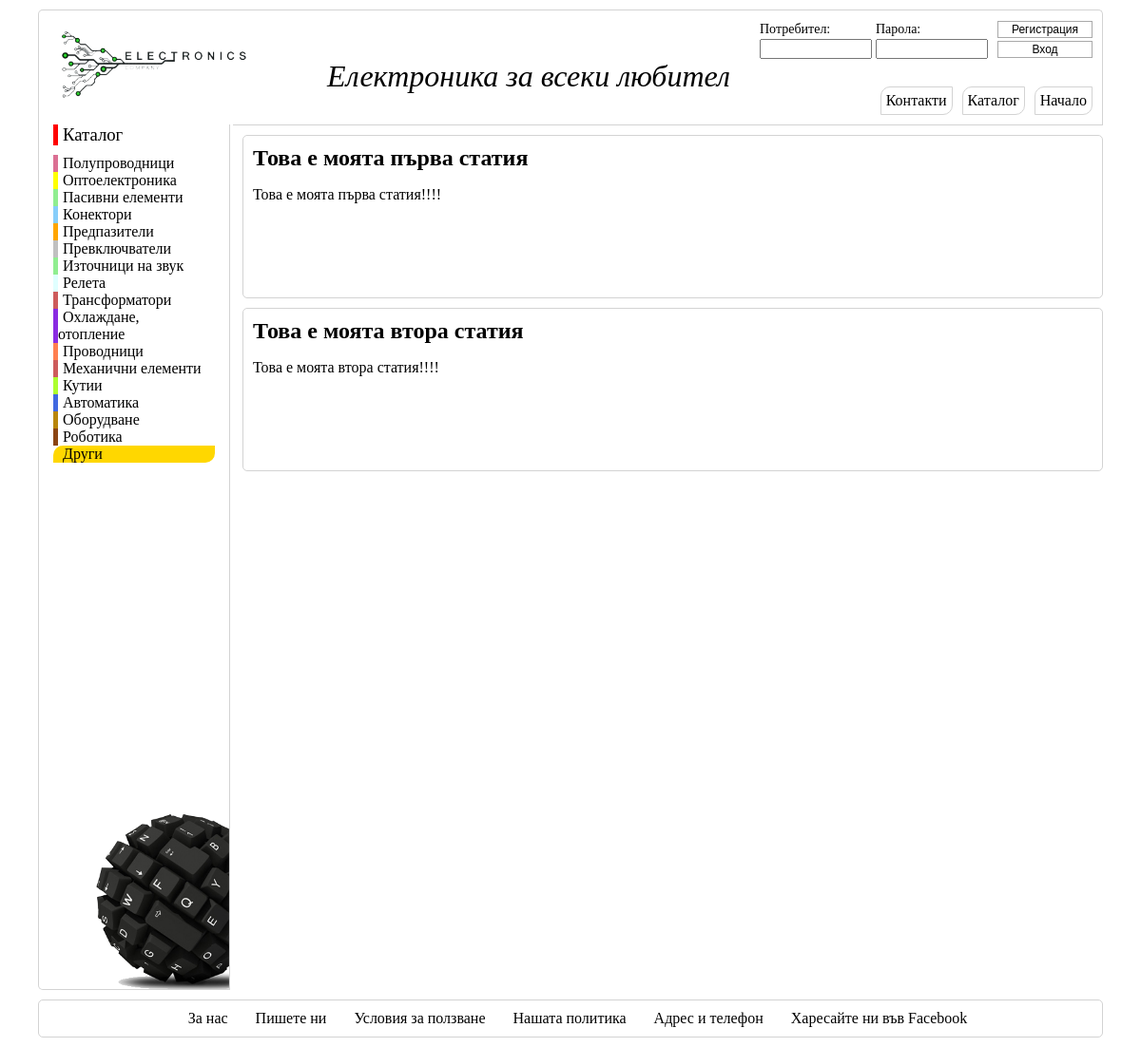
Before: /index/categories/drugi.php with the older database file.
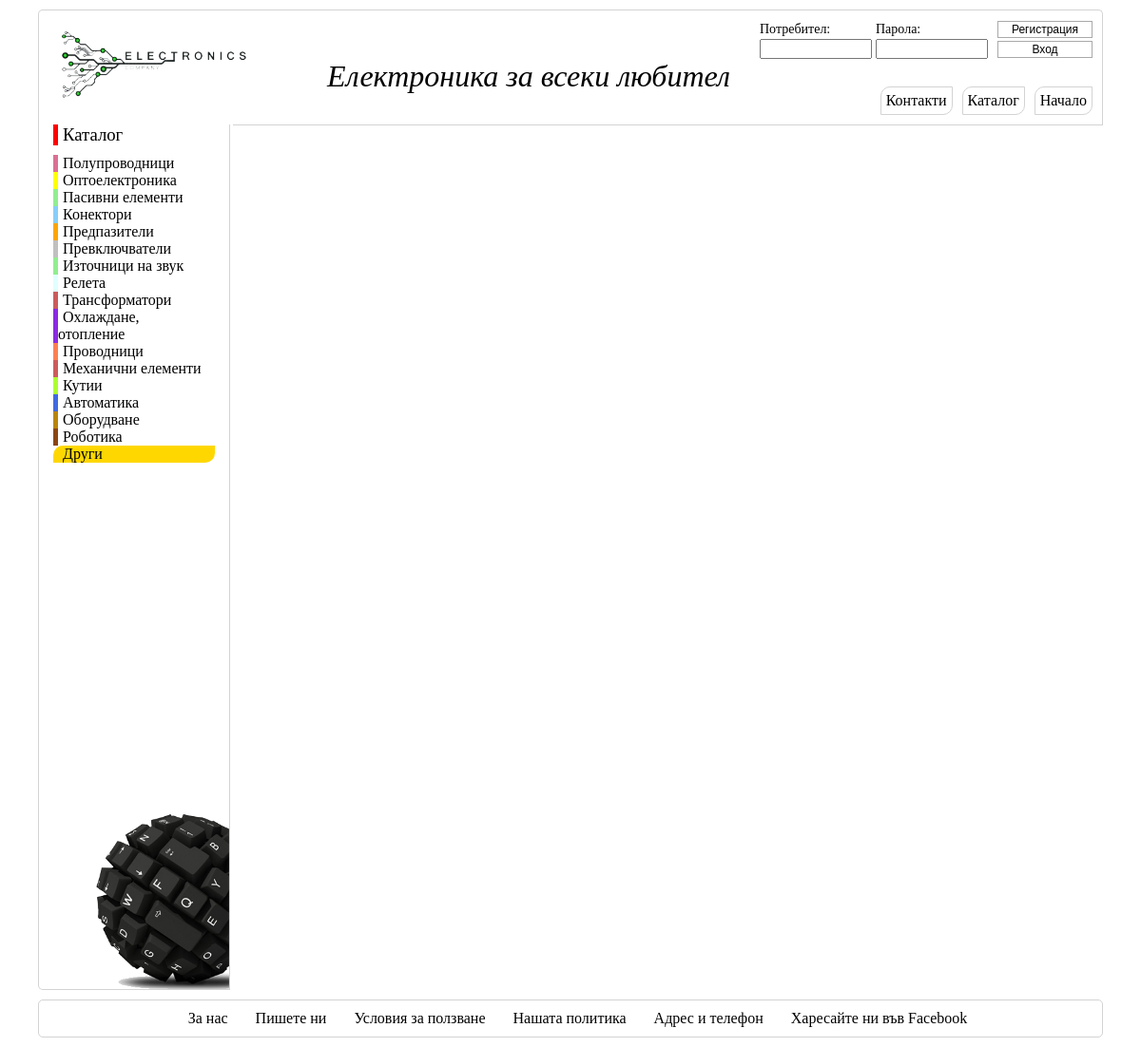
After: the same page with the newer database file.
### tables this page shows
CREATE TABLE IF NOT EXISTS `new_article` (
`id` int(11) NOT NULL,
  `title` varchar(80) NOT NULL,
  `text` text NOT NULL,
  `category` varchar(30) NOT NULL,
  `name` varchar(90) NOT NULL,
  `image` blob NOT NULL
);

### index/categories/drugi.php (the view, shortened to what this page needs)
<!DOCTYPE html>
<html>
<head lang="en">
    <link rel="stylesheet" href="../index.css"/>
</head>
<body>
<div id="container">
    <header>
        <?php
        echo "<form id='login' action='login.php' method='post' accept-charset='UTF-8'>
            <div id='userPass'>
                    <div >
                        <label for='username'>Потребител:</label>
                        <div>
                            <input type='text' name='username' id='username' maxlength='50'/>
                        </div>
                    </div>
                    <div>
                        <label for='password'>Парола:</label>
                        <div>
                            <input type='password' name='password' id='password' maxlength='50'/>
                        </div>
                     </div>
            </div>
            <div id='submit'>
                <div>
                    <input type='submit' name='register' value='Регистрация'/>
                </div>
                <div>
                <input type='submit' name='submit' value='Вход'/>
                </div>
            </div>
        </form>";
        ?>
        <div id="logo"><a href="../index.php"><img src="../img/logo.png" alt="logo" width="200px"></a></div>
        <h1>Електроника за всеки любител</h1>
        <nav id="main-nav">
            <a href="../index.php">Начало</a>
            <a href="#">Каталог</a>
            <a href="#">Контакти</a>
        </nav>
    </header>
    <aside id="left-side">
        <nav>
            <h3>Каталог</h3>
            <ul>
                <li id="category1"><a href="poluprovodnitsi.php">Полупроводници</a></li>
                <li id="category2"><a href="#">Оптоелектроника</a></li>
                <li id="category3"><a href="#">Пасивни елементи</a></li>
                <li id="category4"><a href="#">Конектори</a></li>
                <li id="category5"><a href="#">Предпазители</a></li>
                <li id="category6"><a href="#">Превключватели</a></li>
                <li id="category7"><a href="#">Източници на звук</a></li>
                <li id="category8"><a href="#" >Релета</a></li>
                <li id="category9"><a href="#">Трансформатори</a></li>
                <li id="category10"><a href="#">Охлаждане, отопление</a></li>
                <li id="category11"><a href="#">Проводници</a></li>
                <li id="category12"><a href="#">Механични елементи</a></li>
                <li id="category13"><a href="#">Кутии</a></li>
                <li id="category14"><a href="#">Автоматика</a></li>
                <li id="category15"><a href="#">Оборудване</a></li>
                <li id="category16"><a href="#">Роботика</a></li>
                <li id="category17" style="background-color: gold;
                border-radius: 10px 0 10px 0;"><a href="drugi.php">Други</a></li>
            </ul>
            <img src="../img/aside.png" alt="aside" width="160"/>
        </nav>
    </aside>
    <main>
           <?php
            $servername = "localhost";
            $username = "root";
            $password = "";
            $dbname = "admin_article";
            $mysqli = new mysqli($servername, $username, $password, $dbname);
            $mysqli->set_charset("UTF8");
            $query = "SELECT id, title, text, category FROM `new_article`";
            $result = $mysqli->query($query);
            while ($article = $result->fetch_assoc()){
                $title = $article['title'];
                $text = $article['text'];
                $category = $article['category'];
                if($category === 'Други'){ ?>
                    <article>
                        <h2><?php echo $title ?></h2>
                        <p><?php echo $text ?></p>
                    </article>
                <?php
                }
                ?>
            <?php
            }
            ?>
    </main>
    <footer>
        <a href="#">За нас</a>
        <a href="#">Пишете ни</a>
        <a href="#">Условия за ползване</a>
        <a href="#">Нашата политика</a>
        <a href="#">Адрес и телефон</a>
        <a href="#">Харесайте ни във Facebook</a>
    </footer>
</div>
</body>
</html>

### Backup/240420150122/index/index.css (style rules this page uses)
a { text-decoration: none; color: #000000; }
body { width: 1120px; margin: 0 auto; padding: 10px; font-family: Calibri, serif; }
header { border: 1px solid lightgray; border-bottom: none; border-radius: 5px 5px 0 0; height: 120px; }
header > form { float: right; padding-top: 10px; }
header > form > #userPass { float: left; margin-right: 10px; margin-bottom: 3px; }
header > form > #userPass > div { display: inline-block; }
header > form > #userPass > div > label { font-size: 14px; }
header > form > #userPass > div > div > #username, header > form > #userPass > div > div > #password { margin-top: 2px; width: 110px; }
header > form > #submit { float: right; margin-right: 10px; }
header > form > #submit > div { margin-bottom: 2px; }
header > form > #submit > div > input[type='submit'] { background-color: #ffffff; border: 1px solid darkgrey; width: 100px; font-size: 12px; }
header > #logo { float: left; margin-top: 20px; margin-left: 20px; }
header > h1 { text-align: center; position: relative; left: 30px; top: 30px; font-weight: normal; font-style: italic; width: 750px; }
header > nav { float: right; padding-right: 10px; }
header > nav > a { float: right; margin-left: 10px; padding: 5px; border: 1px solid lightgray; border-radius: 10px 0 10px 0; }
aside { content: ""; clear: both; display: block; zoom: 1; float: left; border: 1px solid lightgray; border-top: none; border-radius: 0 0 0 5px; width: 200px; height: 910px; position: relative; margin-bottom: 10px; }
aside > nav > h3 { margin: 0 15px; padding-left: 5px; font-weight: normal; border-left: 5px solid red; }
aside > nav > ul { list-style: none; padding: 10px 15px ; margin: 0; border-radius: 0 0 5px 5px; border-top: none; }
aside > nav > ul > li > a { padding: 0 5px; }
aside > nav > ul > li { cursor: pointer; }
aside > nav > ul > #category1 { border-left: 5px solid palevioletred; }
aside > nav > ul > #category2 { border-left: 5px solid #ffff00; }
aside > nav > ul > #category3 { border-left: 5px solid lightgreen; }
aside > nav > ul > #category4 { border-left: 5px solid lightskyblue; }
aside > nav > ul > #category5 { border-left: 5px solid orange; }
aside > nav > ul > #category6 { border-left: 5px solid #c0c0c0; }
aside > nav > ul > #category7 { border-left: 5px solid lightgreen; }
aside > nav > ul > #category8 { border-left: 5px solid lightcyan; }
aside > nav > ul > #category9 { border-left: 5px solid indianred; }
aside > nav > ul > #category10 { border-left: 5px solid blueviolet; }
aside > nav > ul > #category11 { border-left: 5px solid coral; }
aside > nav > ul > #category12 { border-left: 5px solid indianred; }
aside > nav > ul > #category13 { border-left: 5px solid greenyellow; }
aside > nav > ul > #category14 { border-left: 5px solid royalblue; }
aside > nav > ul > #category15 { border-left: 5px solid darkgoldenrod; }
aside > nav > ul > #category16 { border-left: 5px solid saddlebrown; }
aside > nav > ul > #category17 { border-left: 5px solid gold; }
aside > nav > img { position: absolute; top:709px; left: 40px; }
main { width: 915px; float: right; border-top: 1px solid lightgray; margin-bottom: 10px; }
footer { content: ""; clear: both; display: block; zoom: 1; border: 1px solid lightgray; border-radius: 5px; text-align: center; padding: 10px; }
footer > a { padding: 3px 5px; margin-left: 15px; }
main > article { height: 150px; margin-left: 10px; padding: 10px; border: 1px solid lightgray; border-radius: 5px; margin-top: 10px; }
main > article > h2 { margin: 0; }

Changed rows visible on the page:
removed new_article: title "Това е моята първа статия", text "Това е моята първа статия!!!!"
removed new_article: title "Това е моята втора статия", text "Това е моята втора статия!!!!"
